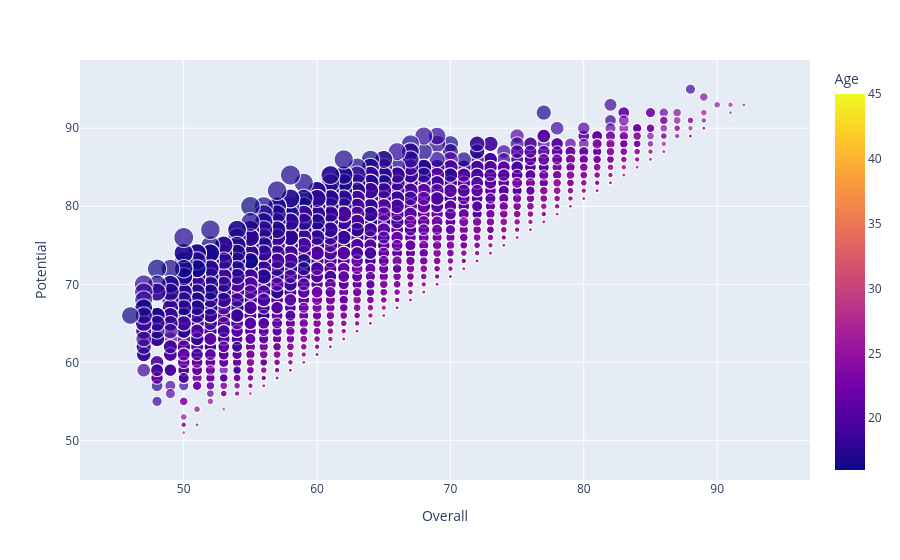

Notebook code cell kept with this figure:
### Markdown cell above
Mbappe, Dybala, Oblak, de gea, De Bruyne segun el analisis son las futuras estrellas

### Code cell
#agregar la edad al analisis para ver futuras estrellas
fig = px.scatter(df, x="Overall", y="Potential", color="Age", size="Diferencia", hover_name="Name")
fig.show()

### Figure 1 — Plotly figure (JSON) as saved in the notebook; plotly's stock layout.template omitted (floating-point values rounded to 4 significant figures; data arrays with more than 128 entries replaced by an {"elided": "..."} marker saying what was removed)
{"data": [{"hovertemplate": "<b>%{hovertext}</b><br><br>Overall=%{x}<br>Potential=%{y}<br>Diferencia=%{marker.size}<br>Age=%{marker.color}<extra></extra>", "hovertext": {"elided": "18207 str values"}, "legendgroup": "", "marker": {"color": {"elided": "18207 int values"}, "coloraxis": "coloraxis", "size": {"elided": "18207 int values"}, "sizemode": "area", "sizeref": 0.065, "symbol": "circle"}, "mode": "markers", "name": "", "showlegend": false, "type": "scattergl", "x": {"elided": "18207 int values"}, "xaxis": "x", "y": {"elided": "18207 int values"}, "yaxis": "y"}], "layout": {"coloraxis": {"colorbar": {"title": {"text": "Age"}}, "colorscale": [[0, "#0d0887"], [0.1111, "#46039f"], [0.2222, "#7201a8"], [0.3333, "#9c179e"], [0.4444, "#bd3786"], [0.5556, "#d8576b"], [0.6667, "#ed7953"], [0.7778, "#fb9f3a"], [0.8889, "#fdca26"], [1, "#f0f921"]]}, "legend": {"itemsizing": "constant", "tracegroupgap": 0}, "margin": {"t": 60}, "xaxis": {"anchor": "y", "domain": [0, 1], "title": {"text": "Overall"}}, "yaxis": {"anchor": "x", "domain": [0, 1], "title": {"text": "Potential"}}}}
